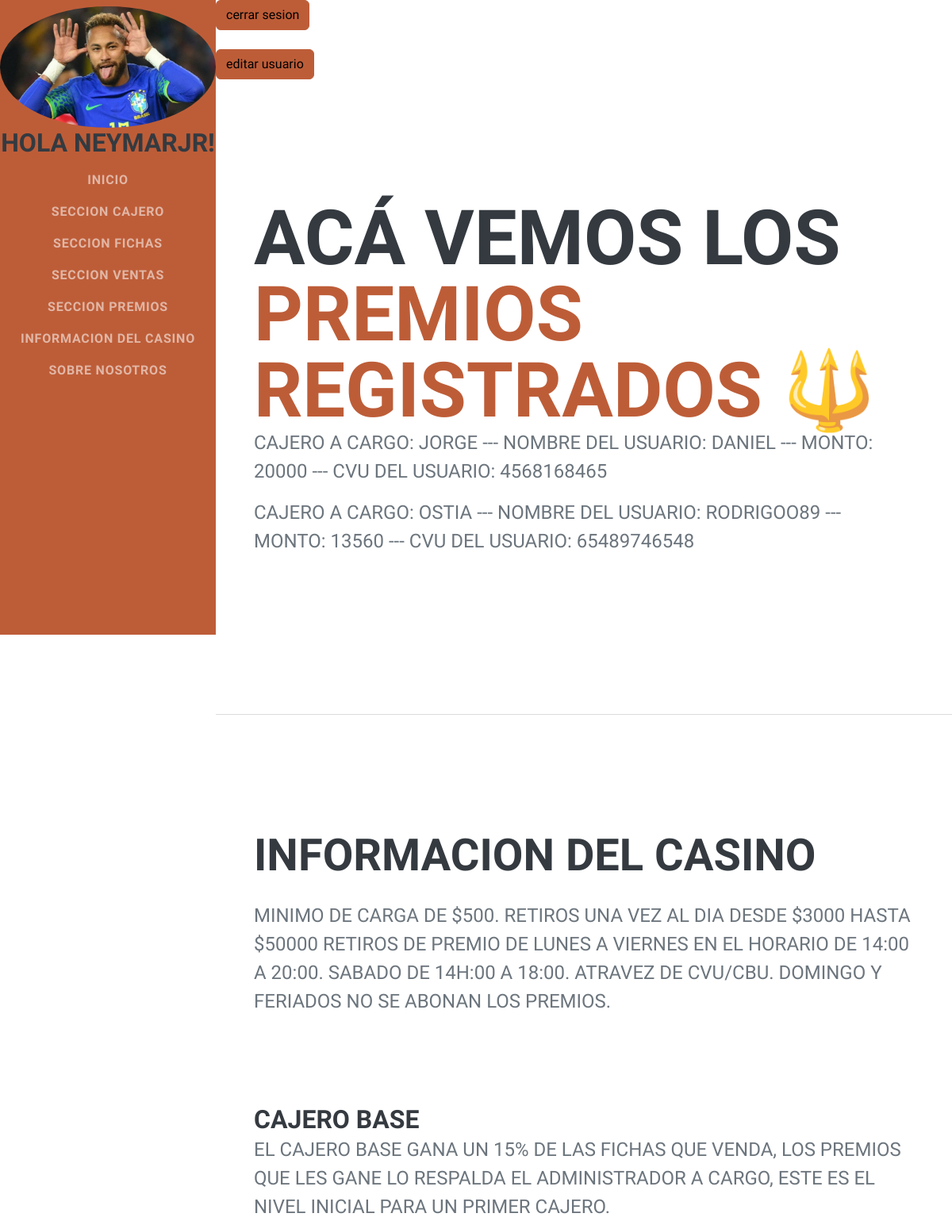
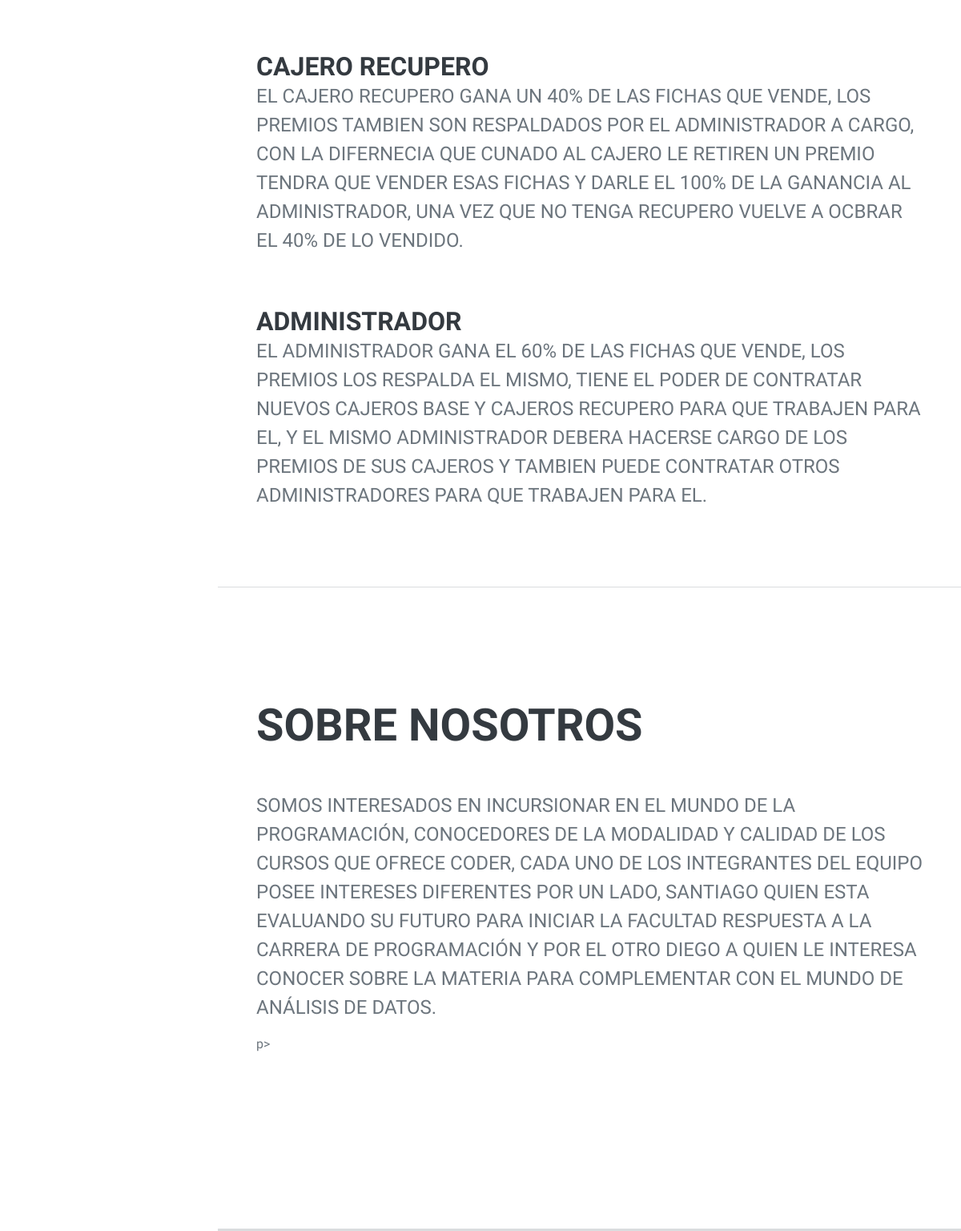
Page /mostrarpremios/ (signed in) on the committed database (2 pictures, top to bottom).
### Appcasino/models.py (models this page shows, shortened)
class avatar(models.Model):
    user = models.ForeignKey(User,on_delete=models.CASCADE)
    imagen = models.ImageField(cajeros,upload_to='avatares', null=True, blank=True)

class premios (models.Model):
    cajeron = models.CharField (max_length = 25)
    nombreu = models.CharField (max_length = 25)
    importe = models.IntegerField ()
    cvu = models.CharField (max_length = 35)

### Appcasino/views.py (the view)
# urls.py: path("mostrarpremios/",mostrar_premios, name = "mpremios"),
@login_required
def mostrar_premios (request):
    mis_premios = premios.objects.all()
    info = {"premios":mis_premios}
    return render (request, "mostrarpremios.html",info)

### Appcasino/templates/mostrarpremios.html
{% extends "padre.html" %}
{% block titulo1 %}Acá vemos los
{% endblock %}
{% block titulo2 %} PREMIOS REGISTRADoS
{% endblock %}
{% block titulo3 %}
{% for x in premios %}
<p>cajero a cargo:  {{x.cajeron}} --- nombre del usuario: {{x.nombreu}} --- monto: {{x.importe}} --- CVU del usuario: {{x.cvu}}  </p>
 {% endfor %}
{% endblock %}

### Appcasino/templates/padre.html (shortened to what this page needs)
<!DOCTYPE html>
<html lang="en">
    <head>
        {% load static %}
        <link href="{% static 'Appcasino/css/styles.css' %}" rel="stylesheet" />
    </head>
    <body id="page-top">
        <nav class="navbar navbar-expand-lg navbar-dark bg-primary fixed-top" id="sideNav">
        <img class="img-fluid img-profile rounded-circle mx-auto mb-0" src="{{user.avatar_set.last.imagen.url}}" alt="..." /></span>
            <div class="collapse navbar-collapse" id="navbarResponsive">
                <ul class="navbar-nav">
                    {% if user.is_authenticated %}
                    <h3> Hola {{user}}! </h3>
                    {% else  %}
                    <p></p>
                    {% endif %}
                    <li class="nav-item"><a class="nav-link js-scroll-trigger" href="{% url 'inicio' %}">inicio</a></li>
                    <li class="nav-item"><a class="nav-link js-scroll-trigger" href="{% url 'vcajeros' %}">Seccion Cajero</a></li>
                    <li class="nav-item"><a class="nav-link js-scroll-trigger" href="{% url 'vfichas' %}">Seccion fichas</a></li>
                    <li class="nav-item"><a class="nav-link js-scroll-trigger" href="{% url 'vventas' %}">Seccion ventas</a></li>
                    <li class="nav-item"><a class="nav-link js-scroll-trigger" href="{% url 'vpremios' %}">Seccion premios</a></li>
                    <li class="nav-item"><a class="nav-link js-scroll-trigger" href="#informacion-casino">INFORMACION DEL CASINO</a></li>
                    <li class="nav-item"><a class="nav-link js-scroll-trigger" href="#beneficios">SOBRE NOSOTROS</a></li>
                </ul>
            </div>
        </nav>
        <div class="container-fluid p-0">
            {% if user.is_authenticated %}
            <a class="btn btn-primary btn-elevate kt-login__btn-primary" href=" {% url 'cerrarsesion' %} ">cerrar sesion</a>
           <br><br>
           <a class="btn btn-primary btn-elevate kt-login__btn-primary" href=" {% url 'editarusuario' %} ">editar usuario</a>
           {% else  %}
           <br>
           <a class="btn btn-primary btn-elevate kt-login__btn-primary" href=" {% url 'login' %} ">iniciar sesion</a>
            <br> <br>
            <a class="btn btn-primary btn-elevate kt-login__btn-primary" href=" {% url 'registro' %} ">registrarse</a>
           {% endif %}
  <section class="resume-section" id="about">
                <div class="resume-section-content">
                    <h1 class="mb-0">
                        {% block titulo1 %} {% endblock %}
                        <span class="text-primary"> {% block titulo2 %} {% endblock %}🔱</span>
                    </h1>
                    <div class="subheading mb-5">
                        {% block titulo3 %} {% endblock %}    {% block titulo4 %} {% endblock %}
                    </div>
                </div>
            </section>
            <hr class="m-0" />
            <section class="resume-section" id="experience">
                <div class="resume-section-content">
                    <div class="d-flex flex-column flex-md-row justify-content-between mb-5">
                        <div class="flex-grow-1">
                        </div>
                    </div>
                    <div class="d-flex flex-column flex-md-row justify-content-between mb-5">
                        <div id="informacion-casino" class="d-flex flex-column flex-md-row justify-content-between mb-5">
                            <div class="flex-grow-1">
                                <h2 class="mb-4">INFORMACION DEL CASINO</h2>
                                <div class="subheading mb-3">minimo de carga de $500.
                                    Retiros una vez al dia desde $3000 hasta $50000 retiros de premio de lunes a viernes en el horario de 14:00 a 20:00. Sabado de 14h:00 a 18:00. atravez de CVU/CBU. Domingo y feriados no se abonan los premios. </div>
                            </div>
                        </div>
                    </div>
                    <div class="d-flex flex-column flex-md-row justify-content-between mb-5">
                        <div class="flex-grow-1">
                            <h3 class="mb-0">cajero base</h3>
                            <div class="subheading mb-3">El cajero base gana un 15% de las fichas que venda, los premios que les gane lo respalda el administrador a cargo, este es el nivel inicial para un primer cajero.</div>
                        </div>
                    </div>
                    <div class="d-flex flex-column flex-md-row justify-content-between mb-5">
                        <div class="flex-grow-1">
                            <h3 class="mb-0">Cajero Recupero</h3>
                            <div class="subheading mb-3">El cajero recupero gana un 40% de las fichas que vende, los premios tambien son respaldados por el administrador a cargo, con la difernecia que cunado al cajero le retiren un premio tendra que vender esas fichas y darle el 100% de la ganancia al administrador, una vez que no tenga recupero vuelve a ocbrar el 40% de lo vendido.</div>
                        </div>
                    </div>
                    <div class="d-flex flex-column flex-md-row justify-content-between">
                        <div class="flex-grow-1">
                            <h3 class="mb-0">ADMINISTRADOR</h3>
                            <div class="subheading mb-3">El administrador gana el 60% de las fichas que vende, los premios los respalda el mismo, tiene el poder de contratar nuevos cajeros base y cajeros recupero para que trabajen para el, y el mismo administrador debera hacerse cargo de los premios de sus cajeros y tambien puede contratar otros administradores para que trabajen para el.</div>
                        </div>
                    </div>
                </div>
            </section>
            <hr class="m-0" />
            <section class="resume-section" id="education">
                <div class="resume-section-content">
                    <h2 class="mb-5">SOBRE NOSOTROS</h2>
                    <div class="d-flex flex-column flex-md-row justify-content-between mb-5">
                        <div id="beneficios" class="flex-grow-1">
                            <div class="subheading mb-3">Somos interesados en incursionar en el mundo de la programación, conocedores de la modalidad y calidad de los cursos que ofrece CODER, cada uno de los integrantes del equipo posee intereses diferentes por un lado, Santiago quien esta evaluando su futuro para iniciar la Facultad respuesta a la carrera de programación y por el otro Diego a quien le interesa conocer sobre la materia para complementar con el mundo de Análisis de Datos.</div>                            <div></div>
                            p></p>
                        </div>
                    </div>
                    <div class="d-flex flex-column flex-md-row justify-content-between">
                        <div class="flex-grow-1">
                        </div>
                    </div>
                </div>
            </section>

### rows in the picture
premios: cajeron "JORGE", nombreu "DANIEL", importe "20000", cvu "4568168465"
premios: cajeron "OSTIA", nombreu "RODRIGOO89", importe "13560", cvu "65489746548"

### other values in the picture
{{ user }} "NEYMARJR"
